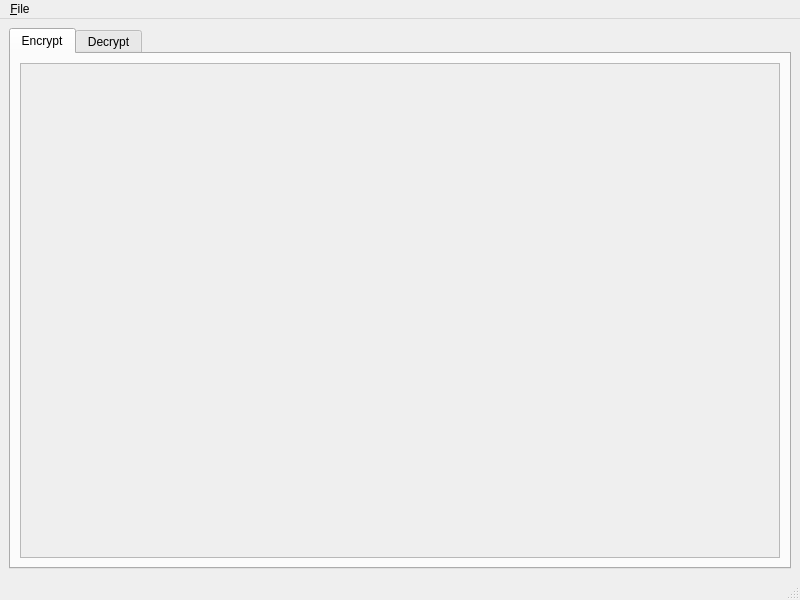
<?xml version="1.0" encoding="UTF-8"?>
<ui version="4.0">
 <class>ewk_gui</class>
 <widget class="QMainWindow" name="ewk_gui">
  <property name="geometry">
   <rect>
    <x>0</x>
    <y>0</y>
    <width>800</width>
    <height>600</height>
   </rect>
  </property>
  <property name="windowTitle">
   <string>EncryptWithKey</string>
  </property>
  <widget class="QWidget" name="centralwidget">
   <layout class="QGridLayout" name="gridLayout_2">
    <item row="0" column="0">
     <layout class="QGridLayout" name="gridLayout">
      <item row="0" column="0">
       <widget class="QTabWidget" name="tabWidget">
        <property name="currentIndex">
         <number>0</number>
        </property>
        <widget class="QWidget" name="encrypt">
         <attribute name="title">
          <string>Encrypt</string>
         </attribute>
         <layout class="QGridLayout" name="gridLayout_4">
          <item row="0" column="0">
           <layout class="QGridLayout" name="gridLayout_3">
            <item row="0" column="0">
             <widget class="QScrollArea" name="scrollArea">
              <property name="widgetResizable">
               <bool>true</bool>
              </property>
              <widget class="QWidget" name="scrollAreaWidgetContents">
               <property name="geometry">
                <rect>
                 <x>0</x>
                 <y>0</y>
                 <width>754</width>
                 <height>483</height>
                </rect>
               </property>
               <layout class="QGridLayout" name="gridLayout_6">
                <item row="0" column="0">
                 <layout class="QGridLayout" name="encrypt_layout"/>
                </item>
               </layout>
              </widget>
             </widget>
            </item>
           </layout>
          </item>
         </layout>
        </widget>
        <widget class="QWidget" name="decrypt">
         <attribute name="title">
          <string>Decrypt</string>
         </attribute>
         <layout class="QGridLayout" name="gridLayout_8">
          <item row="0" column="0">
           <layout class="QGridLayout" name="gridLayout_7">
            <item row="0" column="0">
             <widget class="QScrollArea" name="scrollArea_2">
              <property name="widgetResizable">
               <bool>true</bool>
              </property>
              <widget class="QWidget" name="scrollAreaWidgetContents_2">
               <property name="geometry">
                <rect>
                 <x>0</x>
                 <y>0</y>
                 <width>98</width>
                 <height>28</height>
                </rect>
               </property>
               <layout class="QGridLayout" name="gridLayout_10">
                <item row="0" column="0">
                 <layout class="QGridLayout" name="decrypt_layout"/>
                </item>
               </layout>
              </widget>
             </widget>
            </item>
           </layout>
          </item>
         </layout>
        </widget>
       </widget>
      </item>
     </layout>
    </item>
   </layout>
  </widget>
  <widget class="QStatusBar" name="statusbar"/>
  <widget class="QMenuBar" name="menubar">
   <property name="geometry">
    <rect>
     <x>0</x>
     <y>0</y>
     <width>800</width>
     <height>22</height>
    </rect>
   </property>
   <widget class="QMenu" name="menuFile">
    <property name="title">
     <string>&amp;File</string>
    </property>
    <addaction name="action_Quit"/>
    <addaction name="action_N_RSA_Key"/>
   </widget>
   <addaction name="menuFile"/>
  </widget>
  <action name="action_Quit">
   <property name="text">
    <string>&amp;Quit</string>
   </property>
   <property name="shortcut">
    <string>Ctrl+Q</string>
   </property>
  </action>
  <action name="action_N_RSA_Key">
   <property name="text">
    <string>&amp;New RSA Key</string>
   </property>
  </action>
 </widget>
 <resources/>
 <connections/>
</ui>
